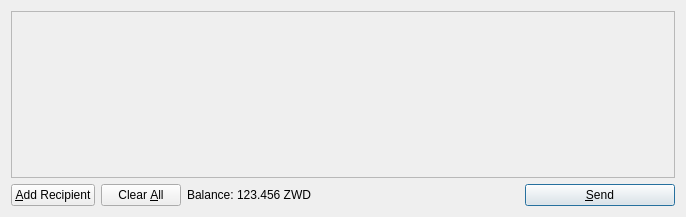
<?xml version="1.0" encoding="UTF-8"?>
<ui version="4.0">
 <class>SendCoinsDialog</class>
 <widget class="QDialog" name="SendCoinsDialog">
  <property name="geometry">
   <rect>
    <x>0</x>
    <y>0</y>
    <width>686</width>
    <height>217</height>
   </rect>
  </property>
  <property name="windowTitle">
   <string>Send Coins</string>
  </property>
  <layout class="QVBoxLayout" name="verticalLayout">
   <item>
    <widget class="QScrollArea" name="scrollArea">
     <property name="widgetResizable">
      <bool>true</bool>
     </property>
     <widget class="QWidget" name="scrollAreaWidgetContents">
      <property name="geometry">
       <rect>
        <x>0</x>
        <y>0</y>
        <width>666</width>
        <height>165</height>
       </rect>
      </property>
      <layout class="QVBoxLayout" name="verticalLayout_2">
       <property name="margin">
        <number>0</number>
       </property>
       <item>
        <layout class="QVBoxLayout" name="entries">
         <property name="spacing">
          <number>6</number>
         </property>
        </layout>
       </item>
       <item>
        <spacer name="verticalSpacer">
         <property name="orientation">
          <enum>Qt::Vertical</enum>
         </property>
         <property name="sizeHint" stdset="0">
          <size>
           <width>20</width>
           <height>40</height>
          </size>
         </property>
        </spacer>
       </item>
      </layout>
     </widget>
    </widget>
   </item>
   <item>
    <layout class="QHBoxLayout" name="horizontalLayout">
     <item>
      <widget class="QPushButton" name="addButton">
       <property name="toolTip">
        <string>Send to multiple recipients at once</string>
       </property>
       <property name="text">
        <string>&amp;Add Recipient</string>
       </property>
       <property name="icon">
        <iconset resource="../bitcoin.qrc">
         <normaloff>:/icons/add</normaloff>:/icons/add</iconset>
       </property>
       <property name="autoDefault">
        <bool>false</bool>
       </property>
      </widget>
     </item>
     <item>
      <widget class="QPushButton" name="clearButton">
       <property name="sizePolicy">
        <sizepolicy hsizetype="Minimum" vsizetype="Fixed">
         <horstretch>0</horstretch>
         <verstretch>0</verstretch>
        </sizepolicy>
       </property>
       <property name="toolTip">
        <string>Remove all transaction fields</string>
       </property>
       <property name="text">
        <string>Clear &amp;All</string>
       </property>
       <property name="icon">
        <iconset resource="../bitcoin.qrc">
         <normaloff>:/icons/remove</normaloff>:/icons/remove</iconset>
       </property>
       <property name="autoRepeatDelay">
        <number>300</number>
       </property>
       <property name="autoDefault">
        <bool>false</bool>
       </property>
      </widget>
     </item>
     <item>
      <layout class="QHBoxLayout" name="horizontalLayout_2">
       <property name="spacing">
        <number>3</number>
       </property>
       <item>
        <widget class="QLabel" name="label">
         <property name="text">
          <string>Balance:</string>
         </property>
        </widget>
       </item>
       <item>
        <widget class="QLabel" name="labelBalance">
         <property name="cursor">
          <cursorShape>IBeamCursor</cursorShape>
         </property>
         <property name="text">
          <string>123.456 ZWD</string>
         </property>
         <property name="textInteractionFlags">
          <set>Qt::LinksAccessibleByMouse|Qt::TextSelectableByKeyboard|Qt::TextSelectableByMouse</set>
         </property>
        </widget>
       </item>
      </layout>
     </item>
     <item>
      <spacer name="horizontalSpacer">
       <property name="orientation">
        <enum>Qt::Horizontal</enum>
       </property>
       <property name="sizeHint" stdset="0">
        <size>
         <width>40</width>
         <height>20</height>
        </size>
       </property>
      </spacer>
     </item>
     <item>
      <widget class="QPushButton" name="sendButton">
       <property name="minimumSize">
        <size>
         <width>150</width>
         <height>0</height>
        </size>
       </property>
       <property name="toolTip">
        <string>Confirm the send action</string>
       </property>
       <property name="text">
        <string>&amp;Send</string>
       </property>
       <property name="icon">
        <iconset resource="../bitcoin.qrc">
         <normaloff>:/icons/send</normaloff>:/icons/send</iconset>
       </property>
       <property name="default">
        <bool>true</bool>
       </property>
      </widget>
     </item>
    </layout>
   </item>
  </layout>
 </widget>
 <resources>
  <include location="../bitcoin.qrc"/>
 </resources>
 <connections/>
</ui>
